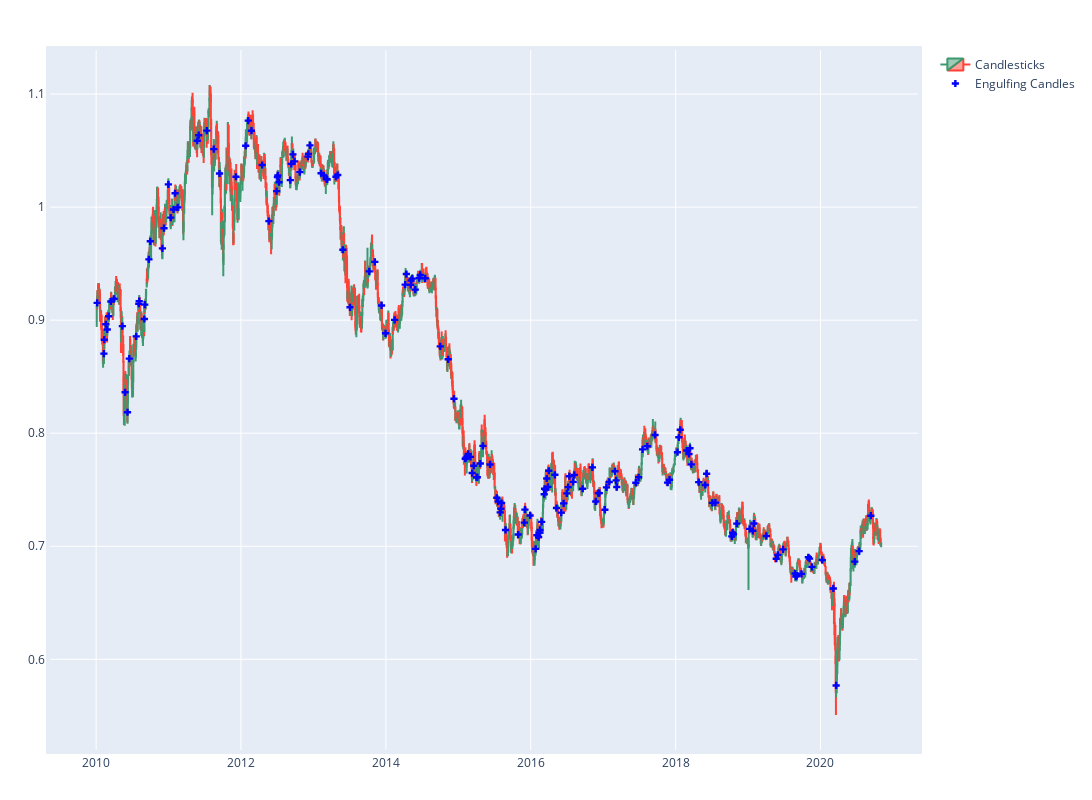

This figure's notebook cell:
### Code cell
import plotly.graph_objects as go

def charty(candeDf, scatter={'x': [], 'y': [], 'name': ''}, width=800, height=600, margin=dict(l=50, r=50, b=100, t=100, pad=4)):
    df = candeDf.copy()
    #df['date'] = df['date'].apply(lambda x: datetime.strptime(x, '%Y%m%d'))
    fig = go.Figure(
        data=[
          go.Candlestick(x=df['date'],
            open=df['open'],
            high=df['high'],
            low=df['low'],
            close=df['close'],
            name='Candlesticks'),
          go.Scatter(name=scatter['name'], x=scatter['x'], y=scatter['y'], mode='markers', marker={'symbol':'cross', 'size': 6, 'color': 'blue'})
        ])
    config = dict({
        'scrollZoom': True,
        'displaylogo': False,
        'modeBarButtonsToAdd': ['drawline', 'drawopenpath', 'drawclosedpath', 'drawcircle', 'drawrect', 'eraseshape']
    })
    fig.update_layout(
        xaxis_rangeslider_visible=False,
        autosize=False,
        width=width,
        height=height,
        margin=margin,
        dragmode='pan'
      )
    fig.show(config=config)
scatterDots = {'x':candleDf.loc[candleDf['engulfing']]['date'], 'y':(candleDf.loc[candleDf['engulfing']]['open']+candleDf.loc[candleDf['engulfing']]['close'])/2, 'name': 'Engulfing Candles'}

provider = 'ib'
candle_size = '1D'
start_date = datetime(2010, 1, 1)
end_date = datetime(2020, 11, 30)
candleDf = getData(provider, 'AUDUSD', candle_size, start_date, end_date)
candleDf['engulfing'] = getBullishEngulfingCol(candleDf)
charty(candleDf, scatterDots, width=1800, height=800, margin=dict(l=50, r=50, b=50, t=50, pad=4))

### Figure 1 — Plotly figure (JSON) as saved in the notebook; plotly's stock layout.template omitted (floating-point values rounded to 4 significant figures; data arrays with more than 128 entries replaced by an {"elided": "..."} marker saying what was removed)
{"data": [{"close": {"elided": "2806 float values"}, "high": {"elided": "2806 float values"}, "low": {"elided": "2806 float values"}, "name": "Candlesticks", "open": {"elided": "2806 float values"}, "type": "candlestick", "x": {"elided": "2806 str values"}}, {"marker": {"color": "blue", "size": 6, "symbol": "cross"}, "mode": "markers", "name": "Engulfing Candles", "type": "scatter", "x": {"elided": "170 str values"}, "y": {"elided": "170 float values"}}], "layout": {"autosize": false, "dragmode": "pan", "height": 800, "margin": {"b": 50, "l": 50, "pad": 4, "r": 50, "t": 50}, "width": 1800, "xaxis": {"rangeslider": {"visible": false}}}}
